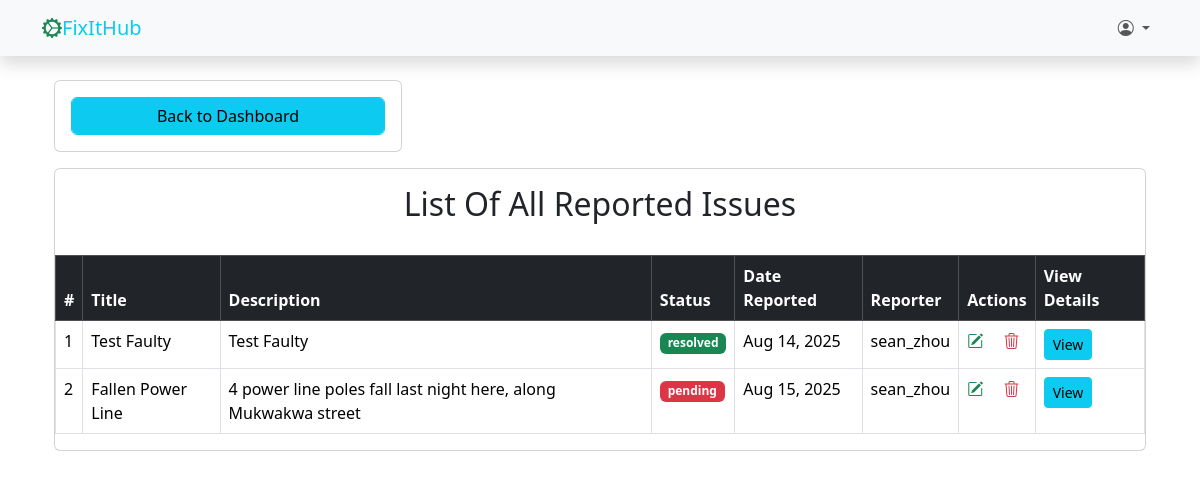
The page /issue/list/ (signed in) on the database its author committed.
### main_app/models.py (models this page shows, shortened)
class Issue(models.Model):
    STATUS_CHOICES = (
        ('pending', 'Pending'),
        ('in_progress', 'In Progress'),
        ('resolved', 'Resolved'),
    )
    title = models.CharField(max_length=255)
    description = models.TextField()
    status = models.CharField(max_length=20, choices=STATUS_CHOICES, default='pending')
    category = models.ForeignKey(Category, null=True, blank=True, on_delete=models.SET_NULL)
    reported_by = models.ForeignKey(CustomUser, on_delete=models.SET_NULL, null=True, blank=True)
    created_at = models.DateTimeField(auto_now_add=True)
    updated_at = models.DateTimeField(auto_now=True)
    class Meta:
        db_table = 'issues'

### accounts/models.py (models this page shows)
class CustomUser(AbstractUser):
    USER_TYPE_CHOICES = (
        (1, 'SystAdmin'),
        (2, 'SystUser'),
    )
    user_type = models.PositiveSmallIntegerField(choices=USER_TYPE_CHOICES, default=1)
    class Meta:
        db_table = 'users'
    def __str__(self):
        return self.username

### main_app/views.py (the view)
# urls.py: path('issue/list/', views.list_issue, name='list_issue'),
@login_required
def list_issue(request):
    user = request.user
    if user.user_type == 1:
        issues = Issue.objects.all()
    else:
        issues = Issue.objects.filter(reported_by = request.user)
    context = {
        'issues': issues
    }
    return render(request, 'main_app/list_issue.html', context)

### templates/main_app/list_issue.html (shortened to what this page needs)
{% extends 'partials/base.html' %}
{% block content %}
<div class="container">
    <div class="row mb-3">
        <div class="col-md-4">
            <div class="card">
                <div class="card-body">
                    <a href="{% url 'dashboard' %}" class="btn btn-info form-control">Back to Dashboard</a>
                </div>
            </div>
        </div>
    </div>
    <div class="row mb-3">
        <div class="col-md-12">
            <div class="card">
                <h2 class="card-title text-center mt-3">
                    {% if request.user.user_type == 1 %}
                        List Of All Reported Issues
                    {% else %}
                        My Reported Issues
                    {% endif %}
                </h2>
                <div class="row p-2 m-1">
                </div>
                {% if issues %}
                    <div class="table-responsive">
                        <table class="table table-bordered table-hover">
                            <thead class="table-dark">
                                <tr>
                                    <th>#</th>
                                    <th>Title</th>
                                    <th>Description</th>
                                    <th>Status</th>
                                    <th>Date Reported</th>
                                    {% if request.user.user_type == 1 %}
                                        <th>Reporter</th>
                                    {% endif %}
                                    <th>Actions</th>
                                    <th>View Details</th>
                                </tr>
                            </thead>
                            <tbody>
                                {% for issue in issues %}
                                    <tr>
                                        <td>{{ forloop.counter }}</td>
                                        <td>{{ issue.title }}</td>
                                        <td>{{ issue.description }}</td>
                                        <td>
                                            <span class="badge {% if issue.status == 'resolved' %}bg-success{% elif issue.status == 'in_progress' %}bg-warning{% else %}bg-danger{% endif %}">
                                                {{ issue.status }}
                                            </span>
                                        </td>
                                        <td>{{ issue.created_at|date:"M d, Y" }}</td>
                                        {% if request.user.user_type == 1 %}
                                            <td>{{ issue.reported_by }}</td>
                                        {% endif %}
                                        {% if request.user.user_type == 1 %}
                                            <td>
                                                <a href="{% url 'update_issue' issue.id %}" class="me-3 text-decoration-none">
                                                    <span class="text-success"><i class="bi bi-pencil-square"></i></span>
                                                </a>
                                                <a href="{% url 'delete_issue' issue.id %}">
                                                    <span class="text-danger"><i class="bi bi-trash3"></i></span>
                                                </a>
                                            </td>
                                        {% endif %}
                                        <td>
                                            <a href="{% url 'issue_details' issue.pk %}" class="btn btn-info btn-sm">View</a>
                                        </td>
                                    </tr>
                                {% empty %}
                                    <tr><td colspan="5" class="text-center">No issues reported yet.</td></tr>
                                {% endfor %}
                            </tbody>
                        </table>
                    </div>
                {% endif %}
            </div>
        </div>
    </div>
{% endblock content %}

### rows shown on the page
Issue: title "Test Faulty", description "Test Faulty", status "resolved", created_at "Aug 14, 2025", reported_by "sean_zhou"
Issue: title "Fallen Power Line", description "4 power line poles fall last night here, along Mukwakwa street", status "pending", created_at "Aug 15, 2025", reported_by "sean_zhou"
